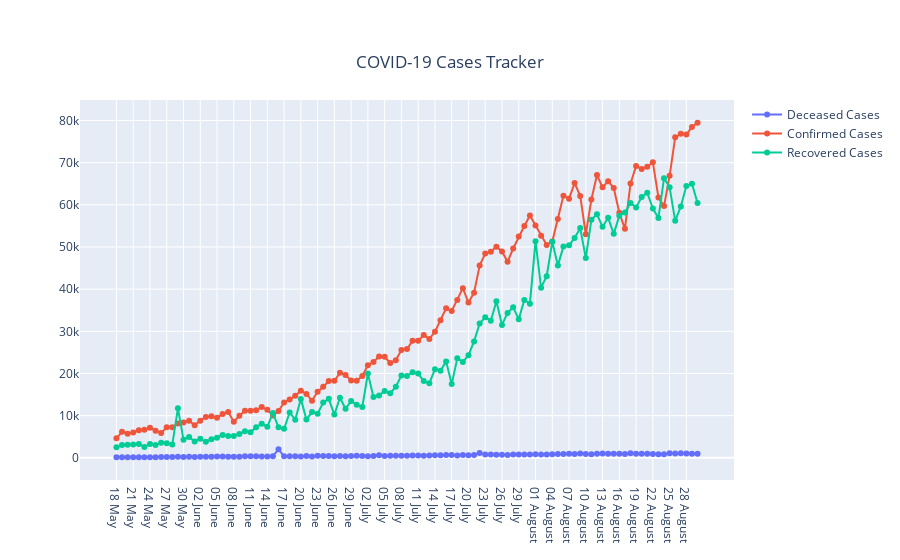

Notebook code for this chart:
### Markdown cell above
The below graph is a scatter plot along with lines which comprises of daily cases in India. This graph helps to properly track the number of cases which makes it easy to find when the cases were high or low. It also tells the case trend in India.

### Code cell
graph1 = go.Scatter(x=df['Date'],y=df['Confirmed_Cases'],name='Confirmed Cases',mode='markers+lines')
graph2 = go.Scatter(x=df['Date'], y=df['Recovered_Cases'], name='Recovered Cases',mode='markers+lines')
graph3 = go.Scatter(x=df['Date'], y=df['Deceased_Cases'], name='Deceased Cases',mode='markers+lines')
data=[graph3,graph1,graph2]
layout=go.Layout(title='COVID-19 Cases Tracker')
figure=go.Figure(data=data,layout=layout)
figure.update_layout(
            title={
                'y': 0.9,
                'x': 0.5,
                'xanchor':'center',
                'yanchor':'top'
            }
        )
figure.show()

### Figure 1 — Plotly figure (JSON) as saved in the notebook; plotly's stock layout.template omitted (floating-point values rounded to 4 significant figures)
{"data": [{"mode": "markers+lines", "name": "Deceased Cases", "type": "scatter", "x": ["18 May ", "19 May ", "20 May ", "21 May ", "22 May ", "23 May ", "24 May ", "25 May ", "26 May ", "27 May ", "28 May ", "29 May ", "30 May ", "31 May ", "01 June ", "02 June ", "03 June ", "04 June ", "05 June ", "06 June ", "07 June ", "08 June ", "09 June ", "10 June ", "11 June ", "12 June ", "13 June ", "14 June ", "15 June ", "16 June ", "17 June ", "18 June ", "19 June ", "20 June ", "21 June ", "22 June ", "23 June ", "24 June ", "25 June ", "26 June ", "27 June ", "28 June ", "29 June ", "30 June ", "01 July ", "02 July ", "03 July ", "04 July ", "05 July ", "06 July ", "07 July ", "08 July ", "09 July ", "10 July ", "11 July ", "12 July ", "13 July ", "14 July ", "15 July ", "16 July ", "17 July ", "18 July ", "19 July ", "20 July ", "21 July ", "22 July ", "23 July ", "24 July ", "25 July ", "26 July ", "27 July ", "28 July ", "29 July ", "30 July ", "31 July ", "01 August ", "02 August ", "03 August ", "04 August ", "05 August ", "06 August ", "07 August ", "08 August ", "09 August ", "10 August ", "11 August ", "12 August ", "13 August ", "14 August ", "15 August ", "16 August ", "17 August ", "18 August ", "19 August ", "20 August ", "21 August ", "22 August ", "23 August ", "24 August ", "25 August ", "26 August ", "27 August ", "28 August ", "29 August ", "30 August "], "y": [131, 146, 134, 148, 142, 142, 156, 150, 173, 188, 176, 269, 205, 222, 201, 222, 259, 274, 286, 297, 261, 271, 272, 358, 394, 388, 309, 324, 396, 2004, 341, 343, 364, 308, 426, 312, 468, 424, 401, 381, 414, 384, 417, 506, 438, 378, 444, 611, 421, 473, 479, 492, 479, 520, 543, 500, 541, 587, 614, 680, 676, 543, 675, 596, 671, 1130, 755, 763, 703, 704, 642, 774, 775, 784, 764, 854, 760, 806, 849, 919, 899, 936, 875, 1013, 887, 835, 950, 1006, 989, 952, 952, 880, 1099, 979, 981, 953, 918, 846, 854, 1066, 1017, 1066, 1019, 943, 960]}, {"mode": "markers+lines", "name": "Confirmed Cases", "type": "scatter", "x": ["18 May ", "19 May ", "20 May ", "21 May ", "22 May ", "23 May ", "24 May ", "25 May ", "26 May ", "27 May ", "28 May ", "29 May ", "30 May ", "31 May ", "01 June ", "02 June ", "03 June ", "04 June ", "05 June ", "06 June ", "07 June ", "08 June ", "09 June ", "10 June ", "11 June ", "12 June ", "13 June ", "14 June ", "15 June ", "16 June ", "17 June ", "18 June ", "19 June ", "20 June ", "21 June ", "22 June ", "23 June ", "24 June ", "25 June ", "26 June ", "27 June ", "28 June ", "29 June ", "30 June ", "01 July ", "02 July ", "03 July ", "04 July ", "05 July ", "06 July ", "07 July ", "08 July ", "09 July ", "10 July ", "11 July ", "12 July ", "13 July ", "14 July ", "15 July ", "16 July ", "17 July ", "18 July ", "19 July ", "20 July ", "21 July ", "22 July ", "23 July ", "24 July ", "25 July ", "26 July ", "27 July ", "28 July ", "29 July ", "30 July ", "31 July ", "01 August ", "02 August ", "03 August ", "04 August ", "05 August ", "06 August ", "07 August ", "08 August ", "09 August ", "10 August ", "11 August ", "12 August ", "13 August ", "14 August ", "15 August ", "16 August ", "17 August ", "18 August ", "19 August ", "20 August ", "21 August ", "22 August ", "23 August ", "24 August ", "25 August ", "26 August ", "27 August ", "28 August ", "29 August ", "30 August "], "y": [4628, 6154, 5720, 6023, 6536, 6667, 7111, 6414, 5907, 7246, 7254, 8138, 8364, 8789, 7723, 8812, 9689, 9847, 9472, 10408, 10882, 8536, 9981, 11156, 11135, 11306, 12039, 11405, 10032, 11086, 13108, 13829, 14740, 15918, 15151, 13560, 15656, 16868, 18205, 18255, 20142, 19610, 18339, 18256, 19429, 21947, 22718, 24018, 23942, 22500, 23147, 25561, 25790, 27762, 27757, 29106, 28178, 29917, 32607, 35468, 34820, 37411, 40235, 36806, 39170, 45601, 48443, 48888, 50072, 48932, 46484, 49631, 52479, 54968, 57486, 55117, 52672, 50488, 51282, 56626, 62170, 61455, 65156, 62117, 53016, 61252, 67066, 64141, 65610, 63986, 58096, 54298, 65024, 69196, 68518, 69029, 70067, 61749, 59696, 66873, 75995, 76827, 76657, 78479, 79461]}, {"mode": "markers+lines", "name": "Recovered Cases", "type": "scatter", "x": ["18 May ", "19 May ", "20 May ", "21 May ", "22 May ", "23 May ", "24 May ", "25 May ", "26 May ", "27 May ", "28 May ", "29 May ", "30 May ", "31 May ", "01 June ", "02 June ", "03 June ", "04 June ", "05 June ", "06 June ", "07 June ", "08 June ", "09 June ", "10 June ", "11 June ", "12 June ", "13 June ", "14 June ", "15 June ", "16 June ", "17 June ", "18 June ", "19 June ", "20 June ", "21 June ", "22 June ", "23 June ", "24 June ", "25 June ", "26 June ", "27 June ", "28 June ", "29 June ", "30 June ", "01 July ", "02 July ", "03 July ", "04 July ", "05 July ", "06 July ", "07 July ", "08 July ", "09 July ", "10 July ", "11 July ", "12 July ", "13 July ", "14 July ", "15 July ", "16 July ", "17 July ", "18 July ", "19 July ", "20 July ", "21 July ", "22 July ", "23 July ", "24 July ", "25 July ", "26 July ", "27 July ", "28 July ", "29 July ", "30 July ", "31 July ", "01 August ", "02 August ", "03 August ", "04 August ", "05 August ", "06 August ", "07 August ", "08 August ", "09 August ", "10 August ", "11 August ", "12 August ", "13 August ", "14 August ", "15 August ", "16 August ", "17 August ", "18 August ", "19 August ", "20 August ", "21 August ", "22 August ", "23 August ", "24 August ", "25 August ", "26 August ", "27 August ", "28 August ", "29 August ", "30 August "], "y": [2482, 3032, 3113, 3131, 3280, 2576, 3285, 3012, 3585, 3434, 3171, 11735, 4303, 4928, 3882, 4531, 3789, 4390, 4770, 5433, 5191, 5171, 5634, 6275, 6044, 7263, 8092, 7358, 10639, 7226, 6890, 10741, 9029, 13974, 9075, 10879, 10462, 13089, 13983, 10246, 14229, 11631, 13497, 12565, 12064, 19999, 14417, 14746, 15829, 15315, 16836, 19508, 19408, 20289, 19981, 18198, 17683, 20977, 20646, 22867, 17476, 23583, 22730, 24303, 27589, 31875, 33326, 32514, 37125, 31512, 34354, 35683, 32886, 37425, 36554, 51368, 40355, 43070, 51220, 45583, 50141, 50387, 52135, 54474, 47362, 56461, 57759, 54776, 56920, 53116, 57404, 58172, 60455, 59365, 61873, 62858, 59101, 56896, 66305, 64151, 56191, 59620, 64475, 64982, 60422]}], "layout": {"title": {"text": "COVID-19 Cases Tracker", "x": 0.5, "xanchor": "center", "y": 0.9, "yanchor": "top"}}}
